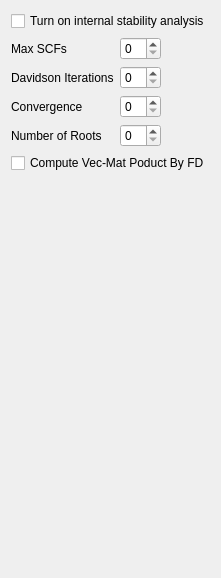
          <widget class="QWidget" name="AdvancedInternalStability">
           <layout class="QVBoxLayout" name="verticalLayout_6">
            <item>
             <layout class="QGridLayout" name="gridLayout_7">
              <item row="0" column="0" colspan="3">
               <widget class="QCheckBox" name="internal_stability">
                <property name="text">
                 <string>Turn on internal stability analysis</string>
                </property>
               </widget>
              </item>
              <item row="3" column="1">
               <widget class="QSpinBox" name="internal_stability_conv"/>
              </item>
              <item row="3" column="0">
               <widget class="QLabel" name="label_67">
                <property name="text">
                 <string>Convergence</string>
                </property>
               </widget>
              </item>
              <item row="4" column="1">
               <widget class="QSpinBox" name="internal_stability_roots"/>
              </item>
              <item row="2" column="0">
               <widget class="QLabel" name="label_61">
                <property name="text">
                 <string>Davidson Iterations</string>
                </property>
               </widget>
              </item>
              <item row="1" column="1">
               <widget class="QSpinBox" name="internal_stability_iter"/>
              </item>
              <item row="1" column="0">
               <widget class="QLabel" name="label_57">
                <property name="text">
                 <string>Max SCFs</string>
                </property>
               </widget>
              </item>
              <item row="2" column="1">
               <widget class="QSpinBox" name="internal_stability_davidson_iter"/>
              </item>
              <item row="4" column="0">
               <widget class="QLabel" name="label_69">
                <property name="text">
                 <string>Number of Roots</string>
                </property>
               </widget>
              </item>
              <item row="1" column="2">
               <spacer name="horizontalSpacer_5">
                <property name="orientation">
                 <enum>Qt::Horizontal</enum>
                </property>
                <property name="sizeHint" stdset="0">
                 <size>
                  <width>40</width>
                  <height>20</height>
                 </size>
                </property>
               </spacer>
              </item>
              <item row="5" column="0" colspan="3">
               <widget class="QCheckBox" name="fd_mat_vec_prod">
                <property name="text">
                 <string>Compute Vec-Mat Poduct By FD</string>
                </property>
               </widget>
              </item>
             </layout>
            </item>
            <item>
             <spacer name="verticalSpacer_4">
              <property name="orientation">
               <enum>Qt::Vertical</enum>
              </property>
              <property name="sizeHint" stdset="0">
               <size>
                <width>20</width>
                <height>394</height>
               </size>
              </property>
             </spacer>
            </item>
           </layout>
          </widget>
